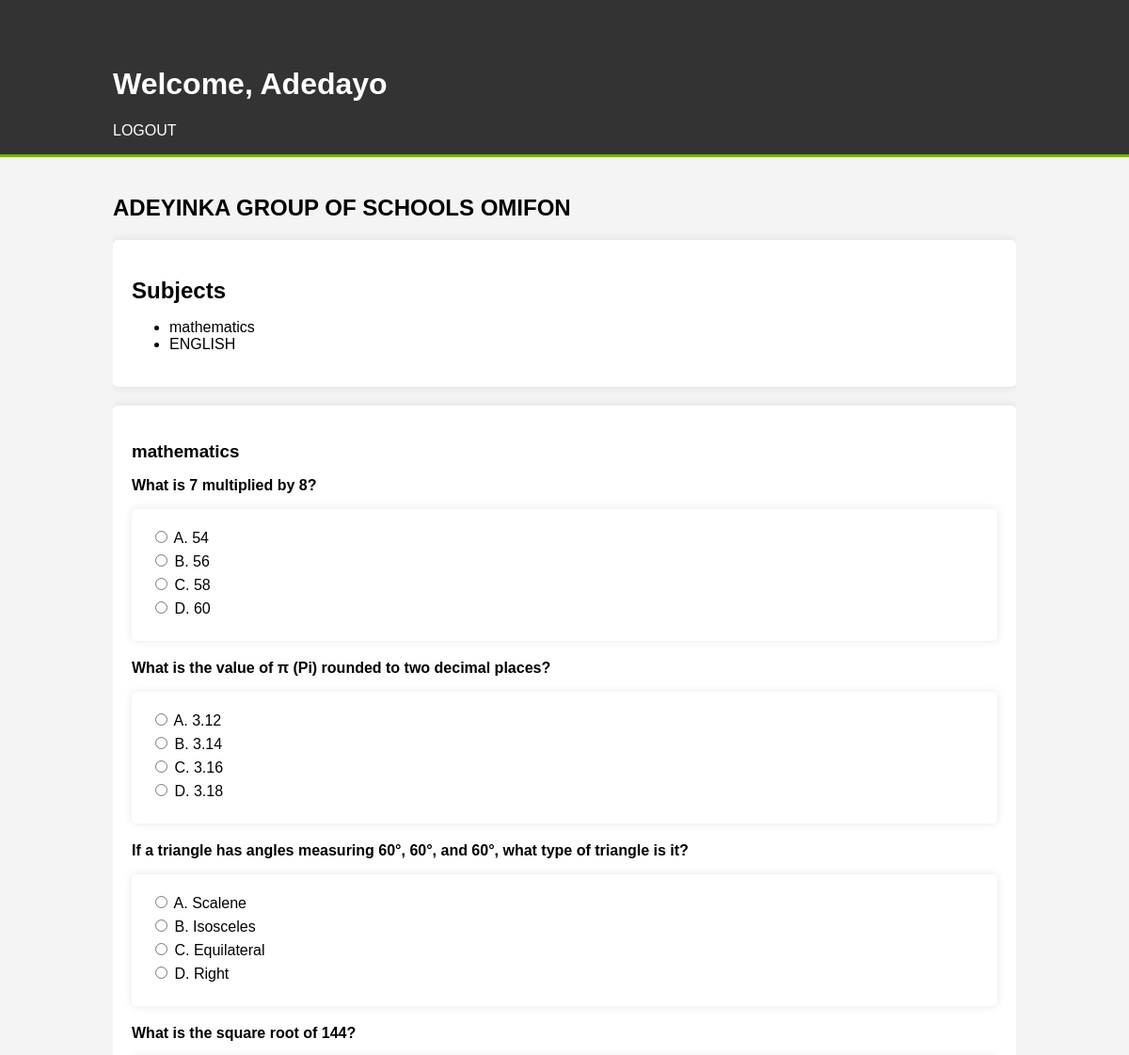
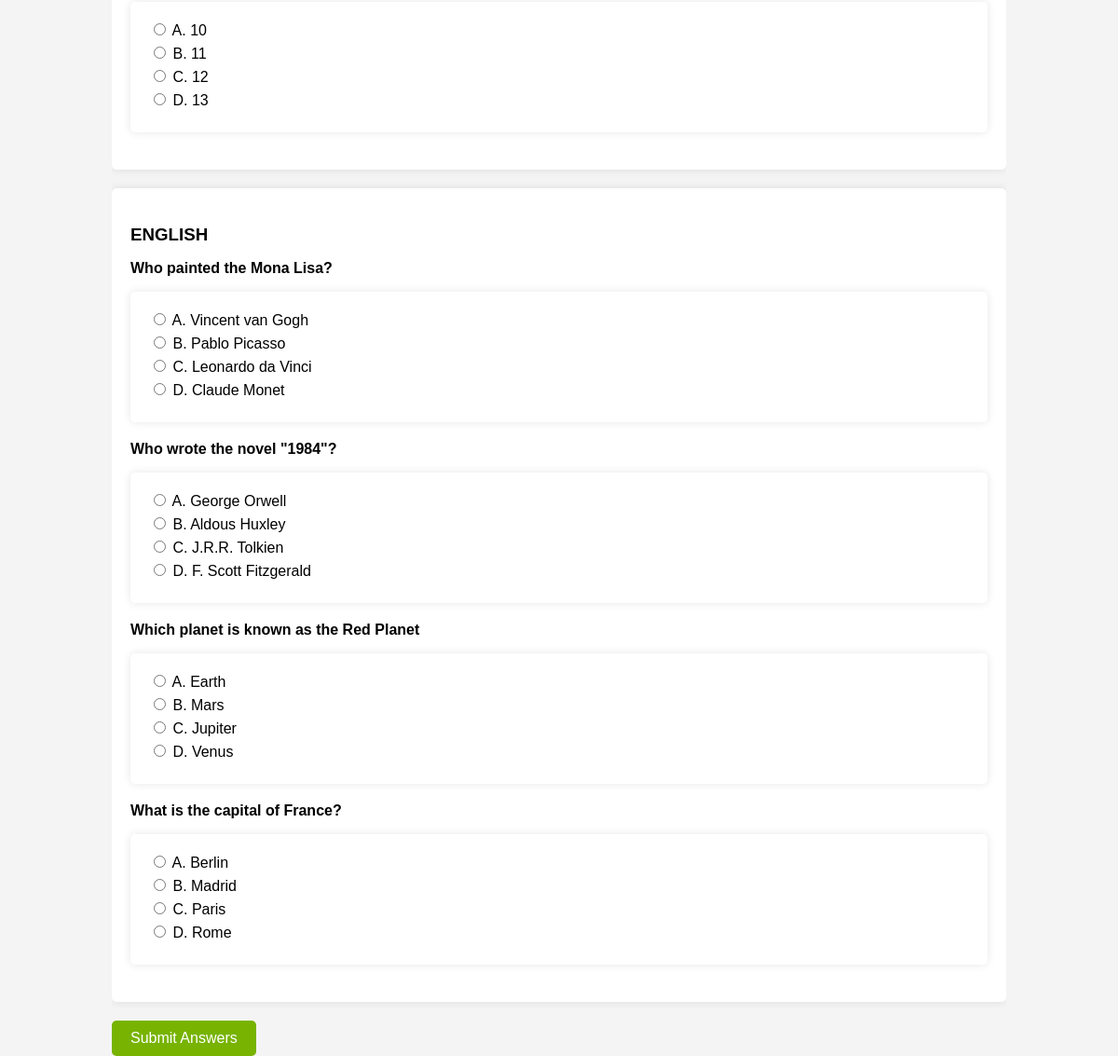
The page /userpage (signed in) on the database its author committed (2 pictures, top to bottom).
### base/models.py (models this page shows, shortened)
class UserID(models.Model):
    user = models.OneToOneField(User, on_delete=models.CASCADE)
    generated_id = models.CharField(max_length=100, unique=True)
    def __str__(self):
        return self.user.username

class User(AbstractUser):
    school_name = models.CharField(max_length=500, null=True,blank=True)
    recovery_code = models.CharField(max_length=100, null=True)
    session_id = models.UUIDField(default=None, null=True, blank=True)
    is_online = models.BooleanField(default=False)

class Name_School(models.Model):
    school = models.CharField(max_length=345)
    def __str__(self):
        return self.school

class Subject(models.Model):
    name = models.CharField(max_length=255, null=True)
    term_or_semester = models.ForeignKey(TermOrSemester, on_delete=models.CASCADE, null=True)

class Question(models.Model):
    text = models.TextField()
    subject = models.ForeignKey(Subject, on_delete=models.CASCADE,null=True)
    term_or_semester = models.ForeignKey(TermOrSemester, on_delete=models.CASCADE, null=True, blank=True)
    class_or_level = models.ForeignKey(ClassOrLevel, on_delete=models.CASCADE, null=True, blank=True)
    diagram = models.ImageField(upload_to='questions/diagrams/', null=True, blank=True)

class Answer(models.Model):
    question = models.ForeignKey(Question, related_name='answers', on_delete=models.CASCADE)
    text = models.TextField()
    is_correct = models.BooleanField(default=False)

### base/views.py (the view, shortened to what this page needs)
# urls.py: path('userpage',views.userpage,name='userpage'),
@login_required(login_url='login')
@login_required(login_url='login')
def userpage(request):
    username = get_object_or_404(UserID, user=request.user)
    school_name = get_object_or_404(Name_School)
    subjects = Subject.objects.filter(examsession__isnull=False).distinct()
    all_subjects_questions = []
    remaining_time = None
    user_answers = defaultdict(dict)
    if subjects.exists():
        for subject in subjects:
            exam_sessions = ExamSession.objects.filter(subject=subject).order_by('shuffle_order')
            questions = [session.question for session in exam_sessions]
            seed = hash(request.user.id) % 10000
            random.seed(seed)
            random.shuffle(questions)
            all_subjects_questions.append({
                'subject': subject,
                'questions': questions
            })
            if exam_sessions.exists():
                exam_session = exam_sessions.first()
                user_exam_session, created = UserExamSessionx.objects.get_or_create(
                    user=request.user,
                    subject=subject,
                    defaults={'exam_session': exam_session, 'start_time': timezone.now()}
                )
                duration_parts = exam_session.exam_duration.split(':')
                duration = timedelta(hours=int(duration_parts[0]), minutes=int(duration_parts[1]), seconds=int(duration_parts[2]))
                end_time = user_exam_session.start_time + duration
                remaining_time = max(0, (end_time - timezone.now()).total_seconds())
            if request.user.is_authenticated:
                user_results = Result.objects.filter(user=request.user, subject=subject)
                for result in user_results:
                    user_answers[result.question.id] = result.selected_answer.id if result.selected_answer else None
    return render(request, 'user-page.html', {
        'subjects': subjects,
        'all_subjects_questions': all_subjects_questions,
        'remaining_time': remaining_time,
        'user_answers': user_answers,
        'school_name': school_name,
        'username': username
    })

### base/templates/user-page.html (shortened to what this page needs)
<!DOCTYPE html>
<html lang="en">
<head>
</head>
<body>
    <header>
        <div class="container">
            <h1>Welcome, {{ username }}</h1>
            <ul>
                <li><a href="">Logout</a></li>
            </ul>
        </div>
    </header>
    <div class="container">
        <div class="school-name">
            <h2>{{ school_name }}</h2>
        </div>
        <div class="subjects">
            <h2>Subjects</h2>
            {% if subjects %}
                <ul>
                    {% for subject in subjects %}
                        <li>{{ subject.name }}</li>
                    {% endfor %}
                </ul>
            {% else %}
                <p>No subjects available.</p>
            {% endif %}
        </div>
        <form method="POST">
            <div class="all-subjects-questions">
                {% for subject_data in all_subjects_questions %}
                    <div class="questions">
                        <h3>{{ subject_data.subject.name }}</h3>
                        {% for question in subject_data.questions %}
                            <div class="question-item">
                                <p class="question-text">{{ question.text }}</p>
                                <div class="answers">
                                    {% for answer in question.answers.all %}
                                        <label>
                                            <input type="radio" name="question_{{ question.id }}" value="{{ answer.id }}" {% if user_answers.question.id == answer.id %}checked{% endif %}>
                                            {{ answer.text }}
                                        </label>
                                    {% endfor %}
                                </div>
                            </div>
                        {% endfor %}
                    </div>
                {% endfor %}
            </div>
            <button type="submit" class="submit-button">Submit Answers</button>
        </form>
    </div>
</body>
</html>

### base/templates/user-page.html (style rules this page uses)
body { font-family: Arial, sans-serif; background-color: #f4f4f4; margin: 0; padding: 0; }
.container { width: 80%; margin: auto; overflow: hidden; padding-top: 20px; }
header { background: #333; color: #fff; padding-top: 30px; min-height: 70px; border-bottom: #77B300 3px solid; }
header a { color: #fff; text-decoration: none; text-transform: uppercase; font-size: 16px; }
header ul { padding: 0; list-style: none; }
header ul li { display: inline; margin-right: 10px; }
.subjects, .questions, .time-remaining, .answers { margin-bottom: 20px; padding: 20px; background: #fff; border-radius: 5px; box-shadow: 0 0 10px rgba(0, 0, 0, 0.1); }
.subjects h2, .questions h3, .time-remaining h3 { margin-bottom: 10px; }
.question-item { margin-bottom: 15px; }
.question-text { font-weight: bold; }
.answers label { display: block; margin-bottom: 5px; }
.submit-button { background: #77B300; color: #fff; padding: 10px 20px; border: none; border-radius: 5px; cursor: pointer; font-size: 16px; }

### rows shown on the page
UserID: user.username "Adedayo"
Name_School: school "ADEYINKA GROUP OF SCHOOLS OMIFON"
Subject: name "mathematics", subject.name "mathematics"
Subject: name "ENGLISH", subject.name "ENGLISH"
Question: text "What is 7 multiplied by 8?"
Answer: id "☐ A. 54", text "A. 54"
Answer: id "☐ B. 56", text "B. 56"
Answer: id "☐ C. 58", text "C. 58"
Answer: id "☐ D. 60", text "D. 60"
Question: text "What is the value of π (Pi) rounded to two decimal places?"
Answer: id "☐ A. 3.12", text "A. 3.12"
Answer: id "☐ B. 3.14", text "B. 3.14"
Answer: id "☐ C. 3.16", text "C. 3.16"
Answer: id "☐ D. 3.18", text "D. 3.18"
Question: text "If a triangle has angles measuring 60°, 60°, and 60°, what type of triangle is it?"
Answer: id "☐ A. Scalene", text "A. Scalene"
Answer: id "☐ B. Isosceles", text "B. Isosceles"
Answer: id "☐ C. Equilateral", text "C. Equilateral"
Answer: id "☐ D. Right", text "D. Right"
Question: text "What is the square root of 144?"
Answer: id "☐ A. 10", text "A. 10"
Answer: id "☐ B. 11", text "B. 11"
Answer: id "☐ C. 12", text "C. 12"
Answer: id "☐ D. 13", text "D. 13"
Question: text "Who painted the Mona Lisa?"
Answer: id "☐ A. Vincent van Gogh", text "A. Vincent van Gogh"
Answer: id "☐ B. Pablo Picasso", text "B. Pablo Picasso"
Answer: id "☐ C. Leonardo da Vinci", text "C. Leonardo da Vinci"
Answer: id "☐ D. Claude Monet", text "D. Claude Monet"
Question: text "Who wrote the novel \"1984\"?"
Answer: id "☐ A. George Orwell", text "A. George Orwell"
Answer: id "☐ B. Aldous Huxley", text "B. Aldous Huxley"
Answer: id "☐ C. J.R.R. Tolkien", text "C. J.R.R. Tolkien"
Answer: id "☐ D. F. Scott Fitzgerald", text "D. F. Scott Fitzgerald"
Question: text "Which planet is known as the Red Planet"
Answer: id "☐ A. Earth", text "A. Earth"
Answer: id "☐ B. Mars", text "B. Mars"
Answer: id "☐ C. Jupiter", text "C. Jupiter"
Answer: id "☐ D. Venus", text "D. Venus"
Question: text "What is the capital of France?"
Answer: id "☐ A. Berlin", text "A. Berlin"
Answer: id "☐ B. Madrid", text "B. Madrid"
Answer: id "☐ C. Paris", text "C. Paris"
Answer: id "☐ D. Rome", text "D. Rome"
